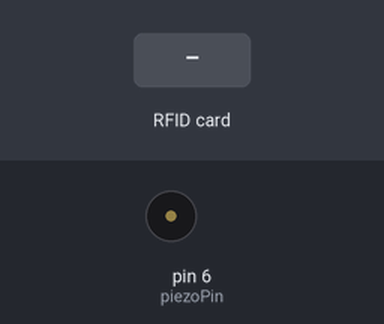
Simulated run of this sketch. Board: Arduino Uno, built with avr-gcc and run on an emulated ATmega328P. Shown: buzzer (waves = sounding). Inputs (shaded band) come from the test bench. What the sketch prints to the serial monitor is not drawn.

Above: at 1.2 s.
1.3 s: RFID card 5E 7A 19 C4 held to the reader
Timing chart, 0 to 4.3 s (numbered marks = the images above; inputs shaded):
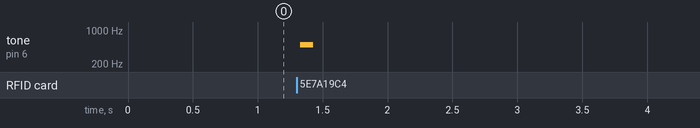

The sketch:

GetCardID.ino
```cpp
// (licence header left out)
#include <SPI.h>
#include <MFRC522.h>

#define piezoPin        6          // Pin for the piezo buzzer.
#define RST_PIN         9          // Configurable, see typical pin layout above
#define SS_PIN          10         // Configurable, see typical pin layout above

boolean cardReadState = false;
String cardUid;

MFRC522 mfrc522(SS_PIN, RST_PIN);  // Create MFRC522 instance

void setup() {
  Serial.begin(9600);		// Initialize serial communications with the PC
  while (!Serial);		// Do nothing if no serial port is opened (added for Arduinos based on ATMEGA32U4)
  SPI.begin();			// Init SPI bus
  mfrc522.PCD_Init();		// Init MFRC522
  mfrc522.PCD_DumpVersionToSerial();	// Show details of PCD - MFRC522 Card Reader details
  Serial.println(F("Scan PICC to see UID, SAK, type, and data blocks..."));
}

void loop() {
  if (cardReadState == false) {

    // Reset the loop if no new card present on the sensor/reader. This saves the entire process when idle.
    if (!mfrc522.PICC_IsNewCardPresent()) {
      return;
    }

    // Select one of the cards
    if (!mfrc522.PICC_ReadCardSerial()) {
      return;
    }

    // Read the card
    readCard();
    cardReadState = true;
    delay(10000);
    cardReadState = false;
    cardUid = "";
  }
}

void readCard() {
  Serial.println("Reading card");

  // Sound start reading
  bleepStartRead();

  // Dump UID
  if (mfrc522.uid.uidByte) {
    Serial.print("Card UID:");
    for (byte i = 0; i < mfrc522.uid.size; i++) {
      Serial.print(mfrc522.uid.uidByte[i] < 0x10 ? " 0" : " ");
      Serial.print(mfrc522.uid.uidByte[i], HEX);
      cardUid = cardUid + (String(mfrc522.uid.uidByte[i], HEX));
    }

    Serial.println("");
    Serial.println(String(cardUid));

  } else {
    bleepEndRead();
  }
}

void bleepStartRead() {
  tone(piezoPin, 500, 100);
  return;
}

void bleepEndRead () {
  tone(piezoPin, 1000, 50);
  delay(100);
  tone(piezoPin, 1000, 50);
  return;
}
```

Measured:
- after the input at 1.3 s, tone on pin 6 (piezoPin): silent → 500 Hz at once, → silent 0.10 s later
